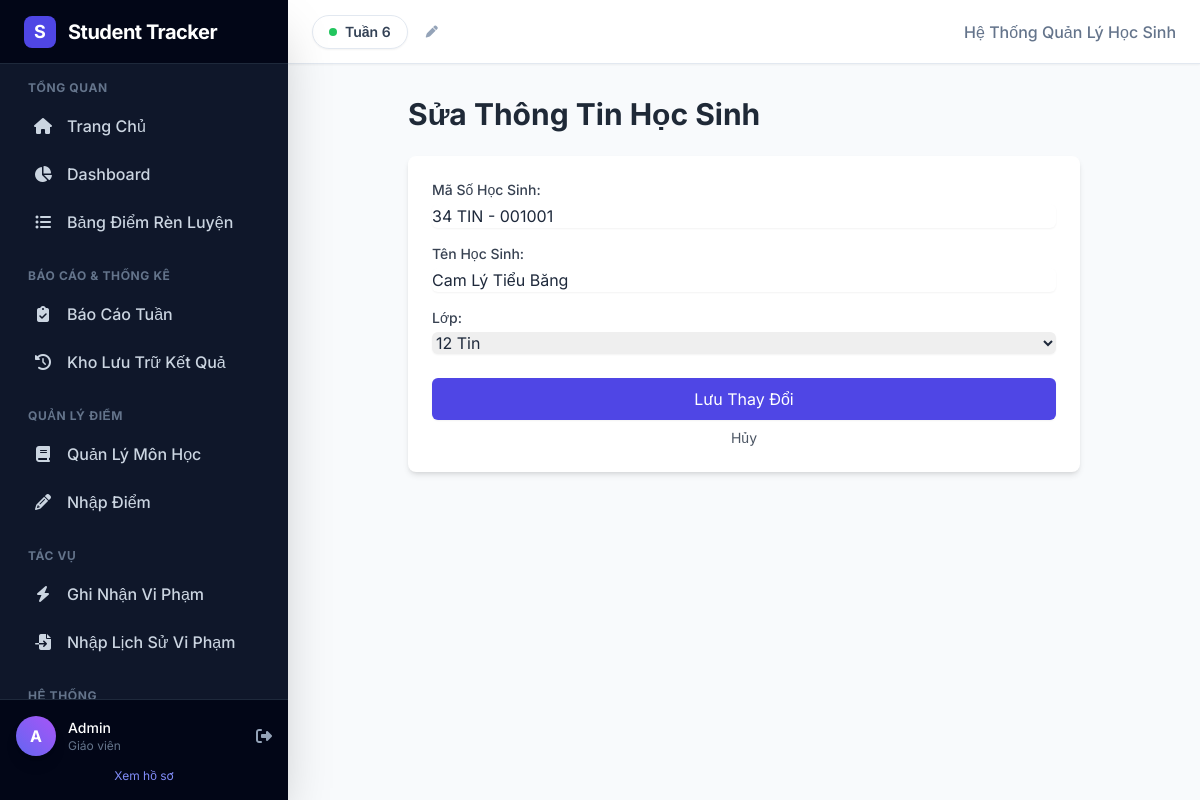
The page /edit_student/1 (signed in) on the database its author committed.
### models.py (models this page shows)
class Teacher(UserMixin, db.Model):
    id = db.Column(db.Integer, primary_key=True)
    username = db.Column(db.String(50), unique=True, nullable=False)
    password = db.Column(db.String(100), nullable=False)
    full_name = db.Column(db.String(100), nullable=False)
    school_name = db.Column(db.String(150), default="THPT Chuyên Nguyễn Tất Thành")
    main_class = db.Column(db.String(20), default="12 Tin")
    dob = db.Column(db.String(20))

class Student(db.Model):
    id = db.Column(db.Integer, primary_key=True)
    student_code = db.Column(db.String(50), unique=True, nullable=False)
    name = db.Column(db.String(100), nullable=False)
    student_class = db.Column(db.String(20), nullable=False)
    current_score = db.Column(db.Integer, default=100)

class ClassRoom(db.Model):
    id = db.Column(db.Integer, primary_key=True)
    name = db.Column(db.String(50), unique=True, nullable=False)

### app.py (the view, shortened to what this page needs)
@app.route("/edit_student/<int:student_id>", methods=["GET", "POST"])
@login_required
def edit_student(student_id):
    s = db.session.get(Student, student_id)
    if not s:
        flash("Không tìm thấy học sinh", "error")
        return redirect(url_for("manage_students"))
    return render_template("edit_student.html", student=s)

### app.py (called while the page is built)
@login_manager.user_loader
def load_user(user_id):
    return db.session.get(Teacher, int(user_id))

@app.context_processor
def inject_global_data():
    try:
        week_cfg = SystemConfig.query.filter_by(key="current_week").first()
        current_week = int(week_cfg.value) if week_cfg else 1
        classes = [c.name for c in ClassRoom.query.order_by(ClassRoom.name).all()]
    except:
        current_week = 1
        classes = []
    return dict(current_week_number=current_week, all_classes=classes)

### templates/edit_student.html (shortened to what this page needs)
{% extends "base.html" %}
{% block content %}
<div class="max-w-2xl mx-auto">
    <h1 class="text-3xl font-bold text-gray-800 mb-6">Sửa Thông Tin Học Sinh</h1>
    <div class="bg-white p-6 rounded-lg shadow-md">
        <form method="POST" action="{{ url_for('edit_student', student_id=student.id) }}" class="space-y-4">
            <div>
                <label for="student_code" class="block text-sm font-medium text-gray-700">Mã Số Học Sinh:</label>
                <input type="text" name="student_code" id="student_code" value="{{ student.student_code }}" required
                       class="mt-1 block w-full rounded-md border-gray-300 shadow-sm focus:border-indigo-500 focus:ring-indigo-500">
            </div>
            <div>
                <label for="student_name" class="block text-sm font-medium text-gray-700">Tên Học Sinh:</label>
                <input type="text" name="student_name" id="student_name" value="{{ student.name }}" required
                       class="mt-1 block w-full rounded-md border-gray-300 shadow-sm focus:border-indigo-500 focus:ring-indigo-500">
            </div>
            <div>
                <label for="student_class" class="block text-sm font-medium text-gray-700">Lớp:</label>
                <select name="student_class" id="student_class" required
                        class="mt-1 block w-full rounded-md border-gray-300 shadow-sm focus:border-indigo-500 focus:ring-indigo-500">
                    {% for class_name in all_classes %}
                        <option value="{{ class_name }}" {% if class_name == student.student_class %}selected{% endif %}>
                            {{ class_name }}
                        </option>
                    {% endfor %}
                </select>
            </div>
            <div class="pt-2">
                <button type="submit"
                        class="w-full justify-center py-2 px-4 border border-transparent rounded-md shadow-sm text-white bg-indigo-600 hover:bg-indigo-700">
                    Lưu Thay Đổi
                </button>
                <a href="{{ url_for('manage_students') }}" class="mt-2 block text-center text-sm text-gray-600 hover:text-gray-900">
                    Hủy
                </a>
            </div>
        </form>
    </div>
</div>
{% endblock %}

### templates/base.html (shortened to what this page needs)
<!DOCTYPE html>
<html lang="vi" class="h-full bg-slate-50">
<head>
    <script src="https://cdn.tailwindcss.com"></script>
    <link rel="stylesheet" href="https://cdnjs.cloudflare.com/ajax/libs/font-awesome/6.4.0/css/all.min.css">
</head>
<body class="h-full flex overflow-hidden bg-slate-50 text-slate-800">
    <aside id="sidebar"
        class="fixed inset-y-0 left-0 w-72 bg-slate-900 text-slate-300 transform -translate-x-full transition-transform duration-300 lg:translate-x-0 lg:static z-50 flex flex-col shadow-2xl">
        <div class="h-16 flex items-center px-6 bg-slate-950 border-b border-slate-800">
            <div class="flex items-center gap-3">
                <div
                    class="w-8 h-8 rounded-lg bg-indigo-600 flex items-center justify-center text-white font-bold text-lg">
                    S</div>
                <span class="text-xl font-bold text-white tracking-tight">Student Tracker</span>
            </div>
        </div>
        <nav class="flex-1 p-4 space-y-6 overflow-y-auto">
            <div>
                <p class="px-3 text-xs font-bold text-slate-500 uppercase tracking-wider mb-2">Tổng Quan</p>
                <div class="space-y-1">
                    <a href="{{ url_for('welcome') }}"
                        class="sidebar-link flex items-center px-3 py-2.5 rounded-r-md group {% if request.endpoint == 'welcome' %}active text-white bg-slate-800 border-indigo-500{% endif %}">
                        <i
                            class="fas fa-home mr-3 group-hover:text-indigo-400 {% if request.endpoint == 'welcome' %}text-indigo-400{% endif %}"></i>
                        <span class="font-medium">Trang Chủ</span>
                    </a>
                    <a href="{{ url_for('dashboard') }}"
                        class="sidebar-link flex items-center px-3 py-2.5 rounded-r-md group {% if request.endpoint == 'dashboard' %}active text-white bg-slate-800 border-indigo-500{% endif %}">
                        <i
                            class="fas fa-chart-pie mr-3 group-hover:text-indigo-400 {% if request.endpoint == 'dashboard' %}text-indigo-400{% endif %}"></i>
                        <span class="font-medium">Dashboard</span>
                    </a>
                    <a href="{{ url_for('index') }}"
                        class="sidebar-link flex items-center px-3 py-2.5 rounded-r-md group {% if request.endpoint == 'index' %}active text-white bg-slate-800 border-indigo-500{% endif %}">
                        <i
                            class="fas fa-list-ul mr-3 group-hover:text-indigo-400 {% if request.endpoint == 'index' %}text-indigo-400{% endif %}"></i>
                        <span class="font-medium">Bảng Điểm Rèn Luyện</span>
                    </a>
                </div>
            </div>
            <div>
                <p class="px-3 text-xs font-bold text-slate-500 uppercase tracking-wider mb-2">Báo Cáo & Thống Kê</p>
                <div class="space-y-1">
                    <a href="{{ url_for('weekly_report') }}"
                        class="sidebar-link flex items-center px-3 py-2.5 rounded-r-md group {% if request.endpoint == 'weekly_report' %}active text-white bg-slate-800 border-indigo-500{% endif %}">
                        <i
                            class="fas fa-clipboard-check mr-3 group-hover:text-indigo-400 {% if request.endpoint == 'weekly_report' %}text-indigo-400{% endif %}"></i>
                        <span class="font-medium">Báo Cáo Tuần</span>
                    </a>
                    <a href="{{ url_for('history') }}"
                        class="sidebar-link flex items-center px-3 py-2.5 rounded-r-md group {% if request.endpoint == 'history' %}active text-white bg-slate-800 border-indigo-500{% endif %}">
                        <i
                            class="fas fa-history mr-3 group-hover:text-indigo-400 {% if request.endpoint == 'history' %}text-indigo-400{% endif %}"></i>
                        <span class="font-medium">Kho Lưu Trữ Kết Quả</span>
                    </a>
                </div>
            </div>
            <div>
                <p class="px-3 text-xs font-bold text-slate-500 uppercase tracking-wider mb-2">Quản Lý Điểm</p>
                <div class="space-y-1">
                    <a href="{{ url_for('manage_subjects') }}"
                        class="sidebar-link flex items-center px-3 py-2.5 rounded-r-md group {% if request.endpoint == 'manage_subjects' or request.endpoint == 'edit_subject' %}active text-white bg-slate-800 border-indigo-500{% endif %}">
                        <i
                            class="fas fa-book mr-3 group-hover:text-indigo-400 {% if request.endpoint == 'manage_subjects' or request.endpoint == 'edit_subject' %}text-indigo-400{% endif %}"></i>
                        <span class="font-medium">Quản Lý Môn Học</span>
                    </a>
                    <a href="{{ url_for('manage_grades') }}"
                        class="sidebar-link flex items-center px-3 py-2.5 rounded-r-md group ">
                        <i
                            class="fas fa-pencil-alt mr-3 group-hover:text-indigo-400 "></i>
                        <span class="font-medium">Nhập Điểm</span>
                    </a>
                </div>
            </div>
            <div>
                <p class="px-3 text-xs font-bold text-slate-500 uppercase tracking-wider mb-2">Tác Vụ</p>
                <div class="space-y-1">
                    <a href="{{ url_for('add_violation') }}"
                        class="sidebar-link flex items-center px-3 py-2.5 rounded-r-md group {% if request.endpoint == 'add_violation' %}active text-white bg-slate-800 border-indigo-500{% endif %}">
                        <i
                            class="fas fa-bolt mr-3 group-hover:text-indigo-400 {% if request.endpoint == 'add_violation' %}text-indigo-400{% endif %}"></i>
                        <span class="font-medium">Ghi Nhận Vi Phạm</span>
                    </a>
                    <a href="{{ url_for('bulk_import_violations') }}"
                        class="sidebar-link flex items-center px-3 py-2.5 rounded-r-md group {% if request.endpoint == 'bulk_import_violations' %}active text-white bg-slate-800 border-indigo-500{% endif %}">
                        <i
                            class="fas fa-file-import mr-3 group-hover:text-indigo-400 {% if request.endpoint == 'bulk_import_violations' %}text-indigo-400{% endif %}"></i>
                        <span class="font-medium">Nhập Lịch Sử Vi Phạm</span>
                    </a>
                </div>
            </div>
            <div>
                <p class="px-3 text-xs font-bold text-slate-500 uppercase tracking-wider mb-2">Hệ Thống</p>
            </div>
        </nav>
        {% if current_user.is_authenticated %}
        <div class="p-4 bg-slate-950 border-t border-slate-800">
            <div class="flex items-center gap-3">
                <div
                    class="h-10 w-10 rounded-full bg-gradient-to-tr from-indigo-500 to-purple-500 flex items-center justify-center text-white font-bold shadow-lg">
                    {{ current_user.full_name[0] | upper }}
                </div>
                <div class="flex-1 min-w-0">
                    <p class="text-sm font-medium text-white truncate">{{ current_user.full_name }}</p>
                    <p class="text-xs text-slate-500 truncate">Giáo viên</p>
                </div>
                <a href="{{ url_for('logout') }}" class="text-slate-400 hover:text-red-400 transition-colors"
                    title="Đăng xuất">
                    <i class="fas fa-sign-out-alt"></i>
                </a>
            </div>
            <a href="{{ url_for('profile') }}"
                class="block mt-3 text-center text-xs text-indigo-400 hover:text-indigo-300 hover:underline">Xem hồ
                sơ</a>
        </div>
        {% endif %}
    </aside>
    <div class="flex-1 flex flex-col min-w-0 overflow-hidden relative">
        <header
            class="glass-effect sticky top-0 z-30 border-b border-slate-200 h-16 flex items-center justify-between px-4 sm:px-6 shadow-sm">
            <div class="flex items-center gap-4">
                <div class="flex items-center gap-2">
                    <div onclick="showTimeModal()"
                        class="cursor-pointer group flex items-center gap-2 px-4 py-1.5 bg-white border border-slate-200 rounded-full shadow-sm hover:shadow-md hover:border-indigo-300 transition-all">
                        <div class="w-2 h-2 bg-green-500 rounded-full animate-pulse"></div>
                        <span class="text-sm font-semibold text-slate-700 group-hover:text-indigo-600">Tuần {{
                            current_week_number }}</span>
                    </div>
                    <button onclick="openEditWeekModal()"
                        class="w-8 h-8 flex items-center justify-center rounded-full text-slate-400 hover:bg-slate-100 hover:text-indigo-600 transition">
                        <i class="fas fa-pen text-xs"></i>
                    </button>
                </div>
            </div>
            <div class="hidden md:block font-medium text-slate-500">
                Hệ Thống Quản Lý Học Sinh
            </div>
        </header>
        <main class="flex-1 overflow-y-auto bg-slate-50 p-4 sm:p-8 scroll-smooth">
            <div class="fade-in max-w-7xl mx-auto">
                {% block content %}{% endblock %}
            </div>
        </main>
    </div>
</body>
</html>

### templates/base.html (style rules this page uses)
body { font-family: 'Inter', sans-serif; }
.glass-effect { background: rgba(255, 255, 255, 0.95); backdrop-filter: blur(10px); }
.fade-in { animation: fadeIn 0.4s ease-in-out; }
.sidebar-link { transition: all 0.2s; border-left: 3px solid transparent; }
.sidebar-link i { width: 24px; text-align: center; }

### rows shown on the page
Teacher: full_name "A", full_name "Admin"
Student: student_code "34 TIN - 001001", student_name "Cam Lý Tiểu Băng", student_class "12 Tin"

### other values the page prints
{{ current_week_number }} "6"
